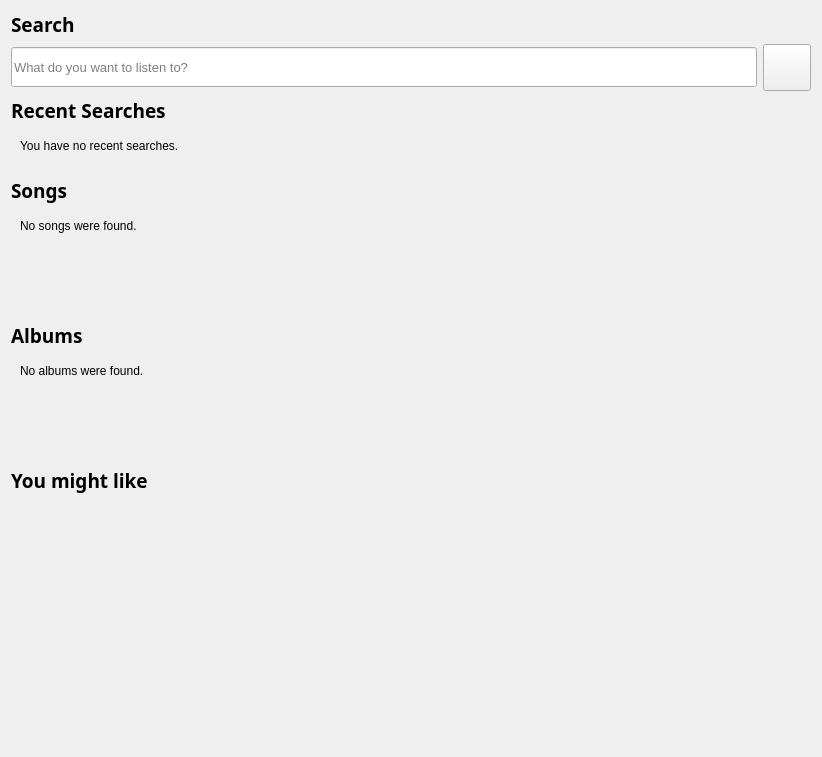
                 <widget class="QWidget" name="browse_page_scrollarea_contents">
                  <property name="geometry">
                   <rect>
                    <x>0</x>
                    <y>0</y>
                    <width>822</width>
                    <height>757</height>
                   </rect>
                  </property>
                  <layout class="QVBoxLayout" name="verticalLayout_45">
                   <item>
                    <widget class="QWidget" name="search_section" native="true">
                     <property name="sizePolicy">
                      <sizepolicy hsizetype="Preferred" vsizetype="Maximum">
                       <horstretch>0</horstretch>
                       <verstretch>0</verstretch>
                      </sizepolicy>
                     </property>
                     <layout class="QVBoxLayout" name="verticalLayout_9">
                      <property name="leftMargin">
                       <number>0</number>
                      </property>
                      <property name="topMargin">
                       <number>0</number>
                      </property>
                      <property name="rightMargin">
                       <number>0</number>
                      </property>
                      <property name="bottomMargin">
                       <number>0</number>
                      </property>
                      <item>
                       <widget class="QLabel" name="search_label">
                        <property name="sizePolicy">
                         <sizepolicy hsizetype="Preferred" vsizetype="Maximum">
                          <horstretch>0</horstretch>
                          <verstretch>0</verstretch>
                         </sizepolicy>
                        </property>
                        <property name="font">
                         <font>
                          <family>Segoe UI Semibold</family>
                          <pointsize>14</pointsize>
                          <bold>true</bold>
                         </font>
                        </property>
                        <property name="text">
                         <string>Search</string>
                        </property>
                       </widget>
                      </item>
                      <item>
                       <widget class="QWidget" name="search_widget" native="true">
                        <layout class="QHBoxLayout" name="horizontalLayout_3">
                         <property name="leftMargin">
                          <number>0</number>
                         </property>
                         <property name="topMargin">
                          <number>0</number>
                         </property>
                         <property name="rightMargin">
                          <number>0</number>
                         </property>
                         <property name="bottomMargin">
                          <number>0</number>
                         </property>
                         <item>
                          <widget class="QLineEdit" name="search_bar">
                           <property name="sizePolicy">
                            <sizepolicy hsizetype="Expanding" vsizetype="Maximum">
                             <horstretch>0</horstretch>
                             <verstretch>0</verstretch>
                            </sizepolicy>
                           </property>
                           <property name="minimumSize">
                            <size>
                             <width>0</width>
                             <height>40</height>
                            </size>
                           </property>
                           <property name="font">
                            <font>
                             <family>Segoe UI Symbol</family>
                             <pointsize>10</pointsize>
                            </font>
                           </property>
                           <property name="text">
                            <string/>
                           </property>
                           <property name="placeholderText">
                            <string>What do you want to listen to?</string>
                           </property>
                          </widget>
                         </item>
                         <item>
                          <widget class="QToolButton" name="search_button">
                           <property name="sizePolicy">
                            <sizepolicy hsizetype="Fixed" vsizetype="Fixed">
                             <horstretch>0</horstretch>
                             <verstretch>0</verstretch>
                            </sizepolicy>
                           </property>
                           <property name="cursor">
                            <cursorShape>PointingHandCursor</cursorShape>
                           </property>
                           <property name="text">
                            <string/>
                           </property>
                           <property name="icon">
                            <iconset resource="../resource.qrc">
                             <normaloff>:/resources/assets/images/search.png</normaloff>:/resources/assets/images/search.png</iconset>
                           </property>
                           <property name="iconSize">
                            <size>
                             <width>40</width>
                             <height>40</height>
                            </size>
                           </property>
                          </widget>
                         </item>
                        </layout>
                       </widget>
                      </item>
                     </layout>
                    </widget>
                   </item>
                   <item>
                    <widget class="QWidget" name="recent_searches_section" native="true">
                     <property name="sizePolicy">
                      <sizepolicy hsizetype="Preferred" vsizetype="Minimum">
                       <horstretch>0</horstretch>
                       <verstretch>0</verstretch>
                      </sizepolicy>
                     </property>
                     <layout class="QVBoxLayout" name="verticalLayout_10">
                      <property name="leftMargin">
                       <number>0</number>
                      </property>
                      <property name="topMargin">
                       <number>0</number>
                      </property>
                      <property name="rightMargin">
                       <number>0</number>
                      </property>
                      <property name="bottomMargin">
                       <number>0</number>
                      </property>
                      <item>
                       <widget class="QLabel" name="recent_searches_label">
                        <property name="sizePolicy">
                         <sizepolicy hsizetype="Preferred" vsizetype="Minimum">
                          <horstretch>0</horstretch>
                          <verstretch>0</verstretch>
                         </sizepolicy>
                        </property>
                        <property name="font">
                         <font>
                          <family>Segoe UI Semibold</family>
                          <pointsize>14</pointsize>
                          <bold>true</bold>
                         </font>
                        </property>
                        <property name="text">
                         <string>Recent Searches</string>
                        </property>
                       </widget>
                      </item>
                      <item>
                       <widget class="QWidget" name="recent_searches_widget" native="true">
                        <property name="sizePolicy">
                         <sizepolicy hsizetype="Preferred" vsizetype="Minimum">
                          <horstretch>0</horstretch>
                          <verstretch>0</verstretch>
                         </sizepolicy>
                        </property>
                        <property name="minimumSize">
                         <size>
                          <width>0</width>
                          <height>41</height>
                         </size>
                        </property>
                        <layout class="QVBoxLayout" name="verticalLayout_8">
                         <property name="spacing">
                          <number>0</number>
                         </property>
                         <item alignment="Qt::AlignTop">
                          <widget class="QLabel" name="no_recent_searches_label">
                           <property name="text">
                            <string>You have no recent searches.</string>
                           </property>
                          </widget>
                         </item>
                        </layout>
                       </widget>
                      </item>
                     </layout>
                    </widget>
                   </item>
                   <item>
                    <widget class="QWidget" name="result_section" native="true">
                     <property name="enabled">
                      <bool>true</bool>
                     </property>
                     <property name="sizePolicy">
                      <sizepolicy hsizetype="Preferred" vsizetype="Maximum">
                       <horstretch>0</horstretch>
                       <verstretch>0</verstretch>
                      </sizepolicy>
                     </property>
                     <layout class="QVBoxLayout" name="verticalLayout_49">
                      <property name="leftMargin">
                       <number>0</number>
                      </property>
                      <property name="topMargin">
                       <number>0</number>
                      </property>
                      <property name="rightMargin">
                       <number>0</number>
                      </property>
                      <property name="bottomMargin">
                       <number>0</number>
                      </property>
                      <item>
                       <widget class="QWidget" name="song_result_section" native="true">
                        <property name="sizePolicy">
                         <sizepolicy hsizetype="Preferred" vsizetype="Preferred">
                          <horstretch>0</horstretch>
                          <verstretch>0</verstretch>
                         </sizepolicy>
                        </property>
                        <property name="maximumSize">
                         <size>
                          <width>16777215</width>
                          <height>530</height>
                         </size>
                        </property>
                        <layout class="QVBoxLayout" name="verticalLayout_47">
                         <property name="spacing">
                          <number>6</number>
                         </property>
                         <property name="leftMargin">
                          <number>0</number>
                         </property>
                         <property name="topMargin">
                          <number>0</number>
                         </property>
                         <property name="rightMargin">
                          <number>0</number>
                         </property>
                         <property name="bottomMargin">
                          <number>0</number>
                         </property>
                         <item>
                          <widget class="QLabel" name="song_result_label">
                           <property name="sizePolicy">
                            <sizepolicy hsizetype="Preferred" vsizetype="Maximum">
                             <horstretch>0</horstretch>
                             <verstretch>0</verstretch>
                            </sizepolicy>
                           </property>
                           <property name="font">
                            <font>
                             <family>Segoe UI Semibold</family>
                             <pointsize>14</pointsize>
                             <bold>true</bold>
                            </font>
                           </property>
                           <property name="text">
                            <string>Songs</string>
                           </property>
                          </widget>
                         </item>
                         <item>
                          <widget class="QWidget" name="song_result_container" native="true">
                           <layout class="QVBoxLayout" name="verticalLayout_50">
                            <item>
                             <widget class="QLabel" name="no_songs_found_label">
                              <property name="text">
                               <string>No songs were found.</string>
                              </property>
                             </widget>
                            </item>
                            <item>
                             <widget class="QScrollArea" name="song_result_scrollarea">
                              <property name="sizePolicy">
                               <sizepolicy hsizetype="Expanding" vsizetype="Expanding">
                                <horstretch>0</horstretch>
                                <verstretch>0</verstretch>
                               </sizepolicy>
                              </property>
                              <property name="frameShape">
                               <enum>QFrame::NoFrame</enum>
                              </property>
                              <property name="frameShadow">
                               <enum>QFrame::Plain</enum>
                              </property>
                              <property name="lineWidth">
                               <number>0</number>
                              </property>
                              <property name="horizontalScrollBarPolicy">
                               <enum>Qt::ScrollBarAlwaysOff</enum>
                              </property>
                              <property name="sizeAdjustPolicy">
                               <enum>QAbstractScrollArea::AdjustIgnored</enum>
                              </property>
                              <property name="widgetResizable">
                               <bool>true</bool>
                              </property>
                              <widget class="QWidget" name="song_result_scrollarea_contents">
                               <property name="geometry">
                                <rect>
                                 <x>0</x>
                                 <y>0</y>
                                 <width>786</width>
                                 <height>68</height>
                                </rect>
                               </property>
                               <property name="sizePolicy">
                                <sizepolicy hsizetype="Preferred" vsizetype="Preferred">
                                 <horstretch>0</horstretch>
                                 <verstretch>0</verstretch>
                                </sizepolicy>
                               </property>
                              </widget>
                             </widget>
                            </item>
                           </layout>
                          </widget>
                         </item>
                        </layout>
                       </widget>
                      </item>
                      <item>
                       <widget class="QWidget" name="album_result_section" native="true">
                        <property name="sizePolicy">
                         <sizepolicy hsizetype="Preferred" vsizetype="Preferred">
                          <horstretch>0</horstretch>
                          <verstretch>0</verstretch>
                         </sizepolicy>
                        </property>
                        <property name="maximumSize">
                         <size>
                          <width>16777215</width>
                          <height>530</height>
                         </size>
                        </property>
                        <layout class="QVBoxLayout" name="verticalLayout_48">
                         <property name="leftMargin">
                          <number>0</number>
                         </property>
                         <property name="topMargin">
                          <number>0</number>
                         </property>
                         <property name="rightMargin">
                          <number>0</number>
                         </property>
                         <property name="bottomMargin">
                          <number>0</number>
                         </property>
                         <item>
                          <widget class="QLabel" name="album_result_label">
                           <property name="sizePolicy">
                            <sizepolicy hsizetype="Preferred" vsizetype="Maximum">
                             <horstretch>0</horstretch>
                             <verstretch>0</verstretch>
                            </sizepolicy>
                           </property>
                           <property name="font">
                            <font>
                             <family>Segoe UI Semibold</family>
                             <pointsize>14</pointsize>
                             <bold>true</bold>
                            </font>
                           </property>
                           <property name="text">
                            <string>Albums</string>
                           </property>
                          </widget>
                         </item>
                         <item>
                          <widget class="QWidget" name="album_result_container" native="true">
                           <layout class="QVBoxLayout" name="verticalLayout_51">
                            <item>
                             <widget class="QLabel" name="no_albums_found_label">
                              <property name="text">
                               <string>No albums were found.</string>
                              </property>
                             </widget>
                            </item>
                            <item>
                             <widget class="QScrollArea" name="album_result_scrollarea">
                              <property name="sizePolicy">
                               <sizepolicy hsizetype="Expanding" vsizetype="Expanding">
                                <horstretch>0</horstretch>
                                <verstretch>0</verstretch>
                               </sizepolicy>
                              </property>
                              <property name="frameShape">
                               <enum>QFrame::NoFrame</enum>
                              </property>
                              <property name="frameShadow">
                               <enum>QFrame::Plain</enum>
                              </property>
                              <property name="lineWidth">
                               <number>0</number>
                              </property>
                              <property name="horizontalScrollBarPolicy">
                               <enum>Qt::ScrollBarAlwaysOff</enum>
                              </property>
                              <property name="sizeAdjustPolicy">
                               <enum>QAbstractScrollArea::AdjustIgnored</enum>
                              </property>
                              <property name="widgetResizable">
                               <bool>true</bool>
                              </property>
                              <widget class="QWidget" name="album_result_scrollarea_contents">
                               <property name="geometry">
                                <rect>
                                 <x>0</x>
                                 <y>0</y>
                                 <width>786</width>
                                 <height>68</height>
                                </rect>
                               </property>
                               <property name="sizePolicy">
                                <sizepolicy hsizetype="Preferred" vsizetype="Preferred">
                                 <horstretch>0</horstretch>
                                 <verstretch>0</verstretch>
                                </sizepolicy>
                               </property>
                              </widget>
                             </widget>
                            </item>
                           </layout>
                          </widget>
                         </item>
                        </layout>
                       </widget>
                      </item>
                     </layout>
                    </widget>
                   </item>
                   <item>
                    <widget class="QWidget" name="song_suggestions_section" native="true">
                     <property name="sizePolicy">
                      <sizepolicy hsizetype="Preferred" vsizetype="Preferred">
                       <horstretch>0</horstretch>
                       <verstretch>0</verstretch>
                      </sizepolicy>
                     </property>
                     <property name="maximumSize">
                      <size>
                       <width>16777215</width>
                       <height>530</height>
                      </size>
                     </property>
                     <layout class="QVBoxLayout" name="verticalLayout_52">
                      <property name="leftMargin">
                       <number>0</number>
                      </property>
                      <property name="topMargin">
                       <number>0</number>
                      </property>
                      <property name="rightMargin">
                       <number>0</number>
                      </property>
                      <property name="bottomMargin">
                       <number>0</number>
                      </property>
                      <item>
                       <widget class="QLabel" name="song_suggestions_label">
                        <property name="sizePolicy">
                         <sizepolicy hsizetype="Preferred" vsizetype="Maximum">
                          <horstretch>0</horstretch>
                          <verstretch>0</verstretch>
                         </sizepolicy>
                        </property>
                        <property name="font">
                         <font>
                          <family>Segoe UI Semibold</family>
                          <pointsize>14</pointsize>
                          <bold>true</bold>
                         </font>
                        </property>
                        <property name="text">
                         <string>You might like</string>
                        </property>
                       </widget>
                      </item>
                      <item>
                       <widget class="QWidget" name="song_suggestions_container" native="true">
                        <layout class="QVBoxLayout" name="verticalLayout_53">
                         <item>
                          <widget class="QScrollArea" name="song_suggestions_scrollarea">
                           <property name="sizePolicy">
                            <sizepolicy hsizetype="Expanding" vsizetype="Expanding">
                             <horstretch>0</horstretch>
                             <verstretch>0</verstretch>
                            </sizepolicy>
                           </property>
                           <property name="frameShape">
                            <enum>QFrame::NoFrame</enum>
                           </property>
                           <property name="frameShadow">
                            <enum>QFrame::Plain</enum>
                           </property>
                           <property name="lineWidth">
                            <number>0</number>
                           </property>
                           <property name="horizontalScrollBarPolicy">
                            <enum>Qt::ScrollBarAlwaysOff</enum>
                           </property>
                           <property name="sizeAdjustPolicy">
                            <enum>QAbstractScrollArea::AdjustIgnored</enum>
                           </property>
                           <property name="widgetResizable">
                            <bool>true</bool>
                           </property>
                           <widget class="QWidget" name="song_suggestions_scrollarea_contents">
                            <property name="geometry">
                             <rect>
                              <x>0</x>
                              <y>0</y>
                              <width>786</width>
                              <height>99</height>
                             </rect>
                            </property>
                            <property name="sizePolicy">
                             <sizepolicy hsizetype="Preferred" vsizetype="Preferred">
                              <horstretch>0</horstretch>
                              <verstretch>0</verstretch>
                             </sizepolicy>
                            </property>
                           </widget>
                          </widget>
                         </item>
                        </layout>
                       </widget>
                      </item>
                     </layout>
                    </widget>
                   </item>
                   <item>
                    <spacer name="verticalSpacer_2">
                     <property name="orientation">
                      <enum>Qt::Vertical</enum>
                     </property>
                     <property name="sizeHint" stdset="0">
                      <size>
                       <width>20</width>
                       <height>40</height>
                      </size>
                     </property>
                    </spacer>
                   </item>
                  </layout>
                 </widget>
